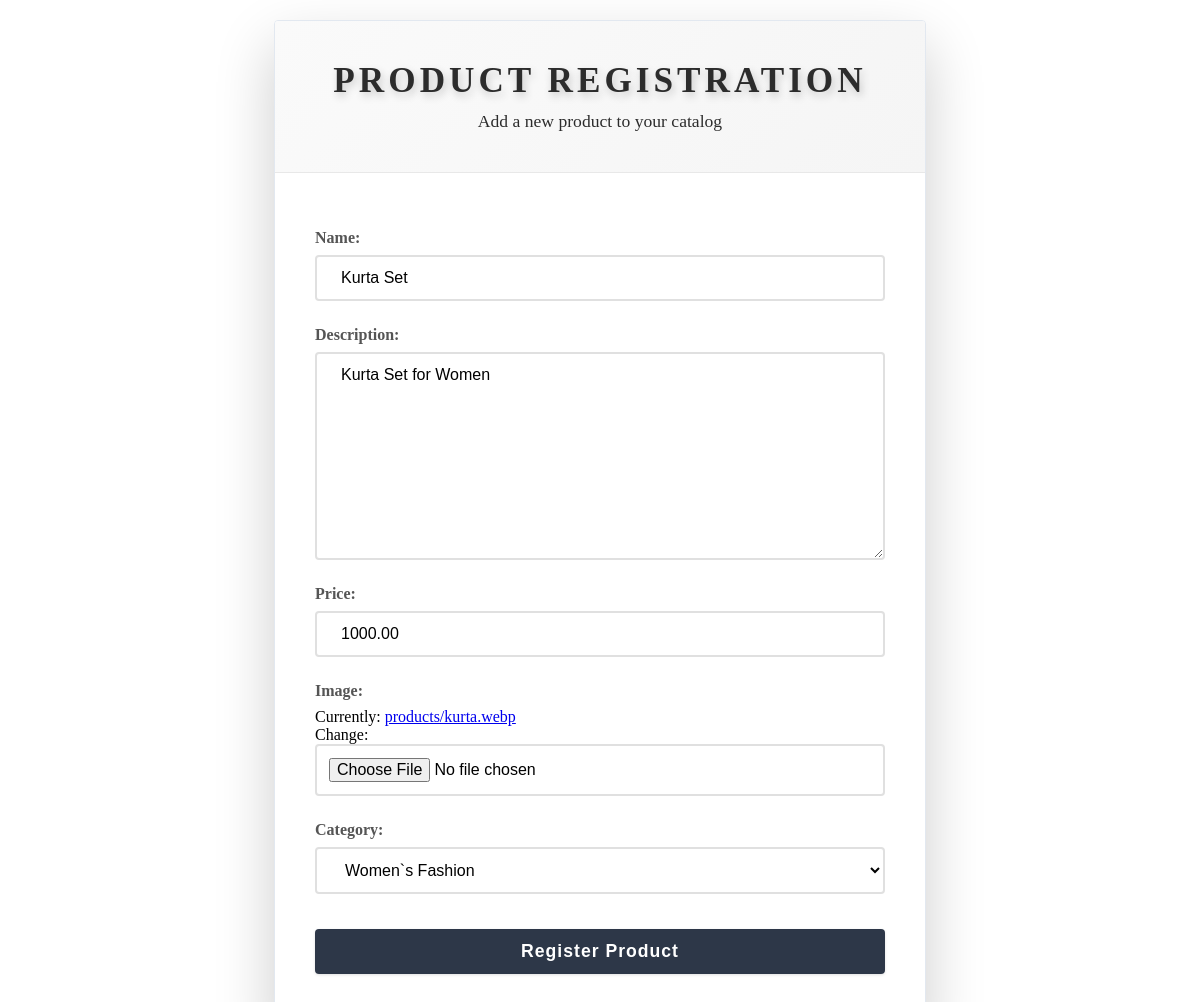
Page /edit/2/ on the committed database.
### onlineshoppingapp/models.py (models this page shows, shortened)
class Product(models.Model):
    name = models.CharField(max_length=100)
    description = models.TextField()
    price = models.DecimalField(max_digits=10, decimal_places=2)
    image=models.ImageField(upload_to='products')
    category=models.ForeignKey('Category', on_delete=models.CASCADE)

class Category(models.Model):
    name = models.CharField(max_length=100)
    description = models.TextField()
    image=models.ImageField(upload_to='category')
    def __str__(self):
        return self.name

### onlineshoppingapp/views.py (the view)
# urls.py: path('edit/<int:p_id>/', views.edit_product, name='edit'),
def edit_product(request, p_id):
    from onlineshoppingapp.models import Wishlist, Cart
    p=Product.objects.get(id=p_id)
    f=ProductForm(request.POST or None, request.FILES or None, instance=p)
    if f.is_valid():
        f.save()
        return redirect('admin_panel')
    context = {'form': f}
    if request.user.is_authenticated:
        context['wishlist_count'] = Wishlist.objects.filter(user=request.user).count()
        context['cart_count'] = Cart.objects.filter(user=request.user).count()
    return render(request,'register.html', context)

### onlineshoppingapp/forms.py
class ProductForm(forms.ModelForm):
    class Meta:
        model = Product
        fields = '__all__'

### onlineshoppingapp/templates/register.html (shortened to what this page needs)
{% block content %}
<div class="register-container">
  <div class="register-card">
    <div class="register-header">
      <h1>
         Product Registration
      </h1>
      <p>Add a new product to your catalog</p>
    </div>
    <div class="register-body">
      <form action="" method="post" enctype="multipart/form-data" class="register-form">
        {{ form.as_p }}
        <button type="submit" class="submit-btn">
           Register Product
        </button>
      </form>
    </div>
  </div>
</div>
{% endblock %}

### onlineshoppingapp/templates/register.html (style rules this page uses)
.register-container { display: flex; flex-direction: column; align-items: center; justify-content: center; min-height: 75vh; padding: 12px 24px; }
.register-card { max-width: 650px; width: 100%; background: #ffffff; backdrop-filter: blur(20px) saturate(180%); -webkit-backdrop-filter: blur(20px) saturate(180%); border-radius: 4px; box-shadow: 0 25px 60px rgba(0, 0, 0, 0.2), 0 0 1px rgba(255, 255, 255, 0.5) inset; overflow: hidden; position: relative; border: 1px solid #e2e8f0; }
.register-header { background: linear-gradient(135deg, #fafafa 0%, #f5f5f5 100%); padding: 40px; text-align: center; color: #2c2c2c; position: relative; overflow: hidden; border-bottom: 1px solid #e8e8e8; }
.register-header::before { content: ''; position: absolute; top: -50%; left: -50%; width: 200%; height: 200%; background: none; }
.register-header h1 { font-size: 2.2rem; font-weight: 300; letter-spacing: 4px; text-transform: uppercase; font-family: 'Cormorant Garamond', serif; font-weight: 600; margin: 0; text-shadow: 2px 4px 8px rgba(0, 0, 0, 0.2); position: relative; z-index: 1; }
.register-header p { margin: 10px 0 0 0; font-size: 1.1rem; opacity: 1; position: relative; z-index: 1; }
.register-body { padding: 40px; }
.register-form label { font-weight: 600; color: #555; margin-bottom: 8px; font-size: 1rem; display: block; }
.register-form input, .register-form select, .register-form textarea { border: 2px solid #e0e0e0; border-radius: 4px; padding: 12px 24px; font-size: 1rem; transition: all 0.3s ease; width: 100%; font-family: 'Poppins', sans-serif; background: #ffffff; }
.register-form textarea { min-height: 120px; resize: vertical; }
.register-form p { margin-bottom: 25px; }
.register-form input[type="file"] { padding: 12px; cursor: pointer; }
.submit-btn { background: #2d3748; color: white; padding: 12px 24px; border: none; border-radius: 4px; cursor: pointer; font-size: 1.1rem; font-weight: 600; width: 100%; transition: all 0.3s ease; text-transform: none; letter-spacing: 1px; box-shadow: 0 1px 3px rgba(0, 0, 0, 0.12); margin-top: 10px; position: relative; overflow: hidden; }
.submit-btn::before { content: ''; position: absolute; top: 50%; left: 50%; width: 0; height: 0; border-radius: 50%; background: #ffffff; transform: translate(-50%, -50%); transition: width 0.6s, height 0.6s; }

### rows in the picture
Product: name "Kurta Set", description "Kurta Set for Women", price "1000.00", category "Women`s Fashion"
